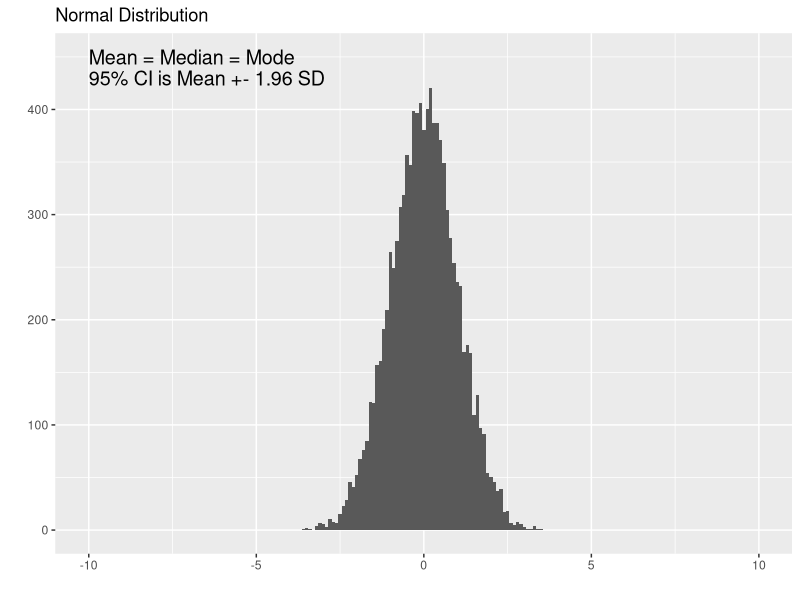
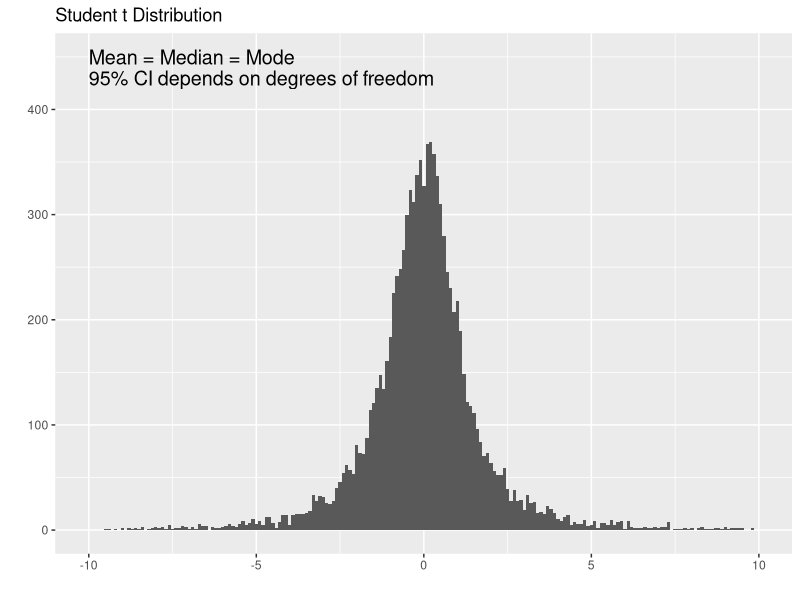

These charts were generated, in order, by the following R code:
## ---- chunk 1
library(ggplot2)
library(cowplot)
norm <- rnorm(10000)
ggplot(data.frame(data = norm), aes(data)) + 
  geom_histogram(binwidth = 0.1) + 
  xlim(-10, 10) + 
  ylim(0, 450) +
  ggtitle("Normal Distribution") + 
  labs(x="", y="") +
  annotate("text", x = -10, y = 450, label = "Mean = Median = Mode", size=5, hjust = 0) +
  annotate("text", x = -10, y = 430, label = "95% CI is Mean +- 1.96 SD", size=5, hjust = 0)
## ---- chunk 2
library(ggplot2)
library(cowplot)
studentt <- rt(10000, df=2)
ggplot(data.frame(data = studentt), aes(data)) + 
  geom_histogram(binwidth = 0.1)  + 
  xlim(-10, 10) + 
  ylim(0, 450) +
  ggtitle("Student t Distribution") + 
  labs(x="", y="") +
  annotate("text", x = -10, y = 450, label = "Mean = Median = Mode", size=5, hjust = 0) +
  annotate("text", x = -10, y = 430, label = "95% CI depends on degrees of freedom", size=5, hjust = 0)
